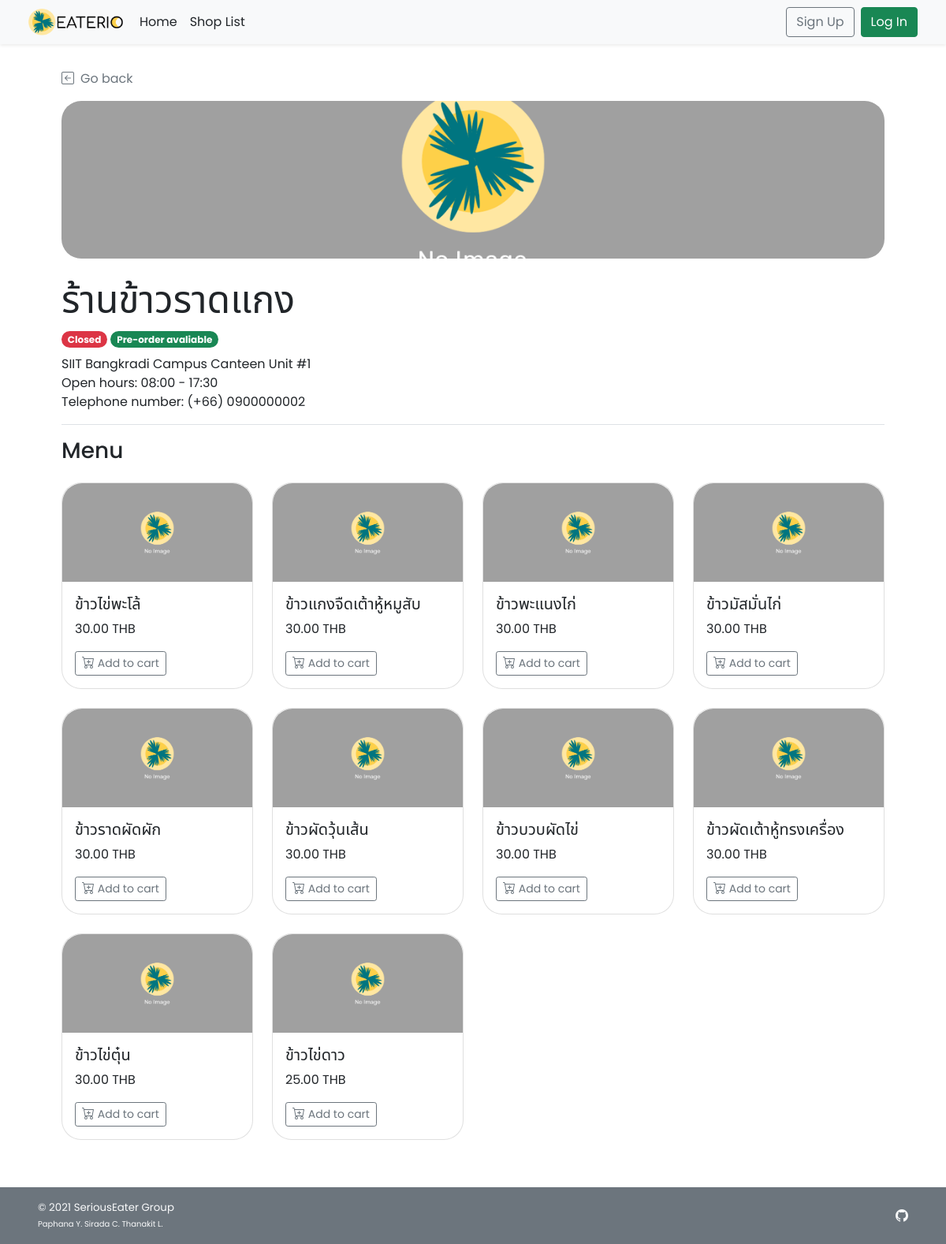
Screenshot of /shop_menu.php?s_id=2 with the database file from the repository.
### tables this page shows
CREATE TABLE `shop` (
  `s_id` int(11) NOT NULL,
  `s_username` varchar(45) NOT NULL,
  `s_pwd` varchar(45) NOT NULL,
  `s_name` varchar(100) NOT NULL,
  `s_location` varchar(100) NOT NULL,
  `s_openhour` time NOT NULL,
  `s_closehour` time NOT NULL,
  `s_status` tinyint(4) NOT NULL DEFAULT 1 COMMENT 'Shop ready for taking an order or not (True for open, False for close)',
  `s_preorderStatus` tinyint(4) NOT NULL DEFAULT 1 COMMENT 'Shop is ready for tomorrow pre-order or not',
  `s_email` varchar(100) NOT NULL,
  `s_phoneno` varchar(45) NOT NULL,
  `s_pic` text DEFAULT NULL
);

CREATE TABLE `food` (
  `f_id` int(11) NOT NULL,
  `s_id` int(11) NOT NULL,
  `f_name` varchar(100) NOT NULL,
  `f_price` decimal(6,2) NOT NULL,
  `f_todayavail` tinyint(4) NOT NULL DEFAULT 1 COMMENT 'Food is available to order or not',
  `f_preorderavail` tinyint(4) NOT NULL DEFAULT 1,
  `f_pic` text DEFAULT NULL
);

### shop_menu.php (the view, shortened to what this page needs)
<!DOCTYPE html>
<html lang="en">
<head>
    <?php
        include("conn_db.php");
        include('head.php');
    ?>
    <link href="css/main.css" rel="stylesheet">
    <link href="css/menu.css" rel="stylesheet">
</head>
<body class="d-flex flex-column h-100">
    <?php include('nav_header.php')?>
    <?php
        $s_id = $_GET["s_id"];
        $query = "SELECT s_name,s_location,s_openhour,s_closehour,s_status,s_preorderstatus,s_phoneno,s_pic
        FROM shop WHERE s_id = {$s_id} LIMIT 0,1";
        $result = $mysqli -> query($query);
        $shop_row = $result -> fetch_array();
    ?>
    <div class="container px-5 py-4" id="shop-body">
        <a class="nav nav-item text-decoration-none text-muted mb-3" href="#" onclick="history.back();">
            <i class="bi bi-arrow-left-square me-2"></i>Go back
        </a>
        <div class="mb-3 text-wrap" id="shop-header">
            <div class="rounded-25 mb-4" id="shop-img" style="
                    background: url(
                        <?php
                            if(is_null($shop_row["s_pic"])){echo "'img/default.png'";}
                            else{echo "'img/{$shop_row['s_pic']}'";}
                        ?>
                    ) center; height: 200px;
                    background-size: cover; background-repeat: no-repeat;
                    background-position: center;">
            </div>
            <h1 class="display-5 strong"><?php echo $shop_row["s_name"];?></h1>
            <ul class="list-unstyled">
                <li class="my-2">
                    <?php
                        $now = date('H:i:s');
                        if((($now < $shop_row["s_openhour"])||($now > $shop_row["s_closehour"]))||($shop_row["s_status"]==0)){
                    ?>
                    <span class="badge rounded-pill bg-danger">Closed</span>
                    <?php }else{ ?>
                    <span class="badge rounded-pill bg-success">Open</span>
                    <?php }
                        if($shop_row["s_preorderstatus"]==1){
                    ?>
                    <span class="badge rounded-pill bg-success">Pre-order avaliable</span>
                    <?php }else{ ?>
                    <span class="badge rounded-pill bg-danger">Pre-order Unavaliable</span>
                    <?php } ?>
                </li>
                <li class=""><?php echo $shop_row["s_location"];?></li>
                <li class="">Open hours:
                    <?php
                        $open = explode(":",$shop_row["s_openhour"]);
                        $close = explode(":",$shop_row["s_closehour"]);
                        echo $open[0].":".$open[1]." - ".$close[0].":".$close[1];
                    ?>
                </li>
                <li class="">Telephone number: <?php echo "(+66) ".$shop_row["s_phoneno"];?></li>
            </ul>
        </div>
        <h3 class="border-top py-3 mt-2">Menu</h3>
        <div class="row row-cols-1 row-cols-md-2 row-cols-lg-4 align-items-stretch mb-1">
        <?php
            $query = "SELECT * FROM food WHERE s_id = {$s_id} AND NOT(f_todayavail  = 0 AND f_preorderavail = 0)";
            $result = $mysqli -> query($query);
            if($result ->num_rows > 0){
                while($food_row = $result->fetch_array()){
        ?>
            <div class="col">
                <div class="card rounded-25 mb-4">
                    <a href="food_item.php?<?php echo "s_id=".$food_row["s_id"]."&f_id=".$food_row["f_id"]?>" class="text-decoration-none text-dark">
                        <div class="card-img-top">
                            <img
                                <?php
                                if(is_null($food_row["f_pic"])){echo "src='img/default.png'";}
                                else{echo "src=\"img/{$food_row['f_pic']}\"";}
                                ?>
                                style="width:100%; height:125px; object-fit:cover;"
                                class="img-fluid" alt="<?php echo $food_row["f_name"]?>">
                        </div>
                        <div class="card-body">
                            <h5 class="card-title fs-5"><?php echo $food_row["f_name"]?></h5>
                            <p class="card-text"><?php echo $food_row["f_price"]?> THB</p>
                            <a href="food_item.php?<?php echo "s_id=".$food_row["s_id"]."&f_id=".$food_row["f_id"]?>" class="btn btn-sm mt-3 btn-outline-secondary">
                                 Add to cart
                            </a>
                        </div>
                    </a>
                </div>
            </div>
            <?php
                    }
                }
            ?>
        </div>
    </div>
    <footer
        class="footer d-flex flex-wrap justify-content-between align-items-center px-5 py-3 mt-2 bg-secondary text-light">
        <span class="smaller-font">&copy; 2021 SeriousEater Group<br /><span class="xsmall-font">Paphana Y. Sirada C.
                Thanakit L.</span></span>
        <ul class="nav justify-content-end list-unstyled d-flex">
            <li class="ms-3"><a class="text-light" target="_blank" href="https://github.com/waterthatfrozen/EATERIO"><i
                        class="bi bi-github"></i></a></li>
        </ul>
    </footer>
</body>
</html>

### css/main.css (style rules this page uses)
body { height: 100%; padding-top: 4rem; margin-bottom: -50px; font-family: 'Poppins', 'Noto Sans Thai', sans-serif; }
a { cursor: pointer; }
.bi { vertical-align: -.125em; fill: currentColor; }
.smaller-font { font-size: smaller; }
.xsmall-font { font-size: x-small; }
.rounded-25 { border-radius: 25px; }

### css/menu.css (style rules this page uses)
html, body { height: 100%; }
.card img { width: 100%; border-radius: 25px 25px 0px 0px; }

### head.php (style rules this page uses)
body { font-family: 'Noto Sans Thai', sans-serif; font-family: 'Poppins', sans-serif; }

### rows the page displays
shop: s_name "ร้านข้าวราดแกง", s_location "SIIT Bangkradi Campus Canteen Unit #1", s_openhour "08", s_openhour "00", s_closehour "17", s_closehour "30", s_phoneno "0900000002"
food: f_name "ข้าวไข่พะโล้", f_price "30.00"
food: f_name "ข้าวแกงจืดเต้าหู้หมูสับ", f_price "30.00"
food: f_name "ข้าวพะแนงไก่", f_price "30.00"
food: f_name "ข้าวมัสมั่นไก่", f_price "30.00"
food: f_name "ข้าวราดผัดผัก", f_price "30.00"
food: f_name "ข้าวผัดวุ้นเส้น", f_price "30.00"
food: f_name "ข้าวบวบผัดไข่", f_price "30.00"
food: f_name "ข้าวผัดเต้าหู้ทรงเครื่อง", f_price "30.00"
food: f_name "ข้าวไข่ตุ๋น", f_price "30.00"
food: f_name "ข้าวไข่ดาว", f_price "25.00"
